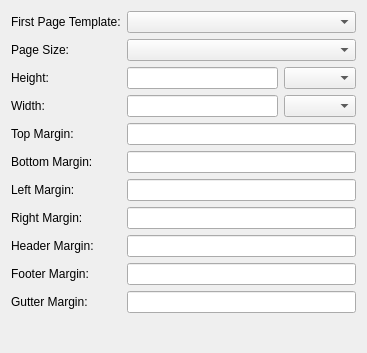
<?xml version="1.0" encoding="UTF-8"?>
<ui version="4.0">
 <class>Form</class>
 <widget class="QWidget" name="Form">
  <property name="geometry">
   <rect>
    <x>0</x>
    <y>0</y>
    <width>367</width>
    <height>353</height>
   </rect>
  </property>
  <property name="windowTitle">
   <string>Form</string>
  </property>
  <layout class="QFormLayout" name="formLayout">
   <item row="0" column="0">
    <widget class="QLabel" name="label">
     <property name="text">
      <string>First Page Template:</string>
     </property>
    </widget>
   </item>
   <item row="0" column="1">
    <widget class="QComboBox" name="firstTemplate"/>
   </item>
   <item row="1" column="0">
    <widget class="QLabel" name="label_2">
     <property name="text">
      <string>Page Size:</string>
     </property>
    </widget>
   </item>
   <item row="1" column="1">
    <widget class="QComboBox" name="size"/>
   </item>
   <item row="2" column="0">
    <widget class="QLabel" name="label_3">
     <property name="text">
      <string>Height:</string>
     </property>
    </widget>
   </item>
   <item row="2" column="1">
    <layout class="QHBoxLayout" name="horizontalLayout_3">
     <item>
      <widget class="QLineEdit" name="height"/>
     </item>
     <item>
      <widget class="QComboBox" name="height_unit_2"/>
     </item>
    </layout>
   </item>
   <item row="3" column="0">
    <widget class="QLabel" name="label_4">
     <property name="text">
      <string>Width:</string>
     </property>
    </widget>
   </item>
   <item row="3" column="1">
    <layout class="QHBoxLayout" name="horizontalLayout_4">
     <item>
      <widget class="QLineEdit" name="width"/>
     </item>
     <item>
      <widget class="QComboBox" name="width_unit_2"/>
     </item>
    </layout>
   </item>
   <item row="4" column="0">
    <widget class="QLabel" name="label_5">
     <property name="text">
      <string>Top Margin:</string>
     </property>
    </widget>
   </item>
   <item row="4" column="1">
    <widget class="QLineEdit" name="margin_top"/>
   </item>
   <item row="5" column="0">
    <widget class="QLabel" name="label_6">
     <property name="text">
      <string>Bottom Margin:</string>
     </property>
    </widget>
   </item>
   <item row="5" column="1">
    <widget class="QLineEdit" name="margin_bottom"/>
   </item>
   <item row="6" column="0">
    <widget class="QLabel" name="label_7">
     <property name="text">
      <string>Left Margin:</string>
     </property>
    </widget>
   </item>
   <item row="6" column="1">
    <widget class="QLineEdit" name="margin_left"/>
   </item>
   <item row="7" column="0">
    <widget class="QLabel" name="label_8">
     <property name="text">
      <string>Right Margin:</string>
     </property>
    </widget>
   </item>
   <item row="7" column="1">
    <widget class="QLineEdit" name="margin_right"/>
   </item>
   <item row="8" column="0">
    <widget class="QLabel" name="label_9">
     <property name="text">
      <string>Header Margin:</string>
     </property>
    </widget>
   </item>
   <item row="8" column="1">
    <widget class="QLineEdit" name="spacing_header"/>
   </item>
   <item row="9" column="0">
    <widget class="QLabel" name="label_10">
     <property name="text">
      <string>Footer Margin:</string>
     </property>
    </widget>
   </item>
   <item row="9" column="1">
    <widget class="QLineEdit" name="spacing_footer"/>
   </item>
   <item row="10" column="0">
    <widget class="QLabel" name="label_11">
     <property name="text">
      <string>Gutter Margin:</string>
     </property>
    </widget>
   </item>
   <item row="10" column="1">
    <widget class="QLineEdit" name="margin_gutter"/>
   </item>
  </layout>
 </widget>
 <resources/>
 <connections/>
</ui>
